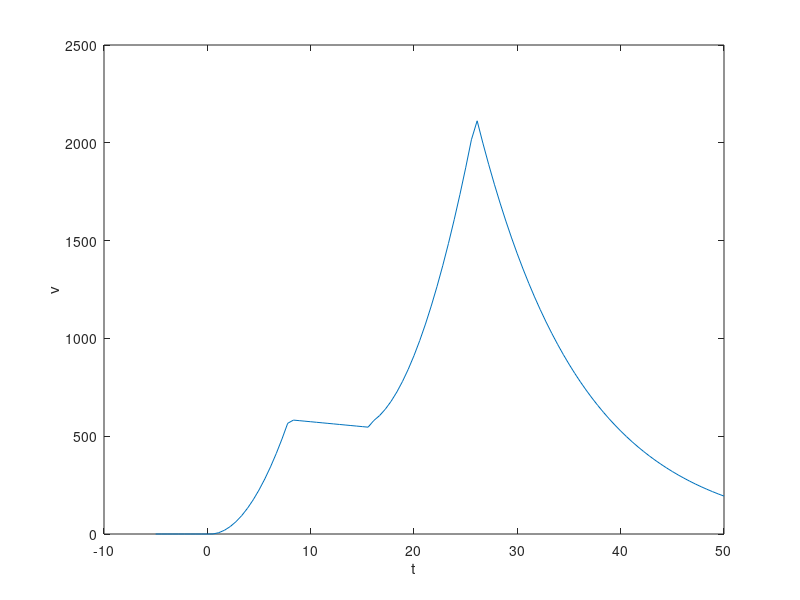

This chart was generated by the following MATLAB code:
t = linspace(-5,50);
v = zeros(size(t));
for i = 1:length(t)
    if t(i)>=0 && t(i)<=8
        v(i) = 10*t(i)^2-5*t(i);
    elseif t(i)>=8 && t(i)<=16
        v(i) = 624-5*t(i);
    elseif t(i)>=16 && t(i)<=26
        v(i) = 36*t(i)+12*(t(i)-16)^2;
    elseif t(i)>26
        v(i) = 2136*exp(-0.1*(t(i)-26));
    else
        v(i) = 0;
    end
end
plot(t,v), xlabel('t'), ylabel('v')
